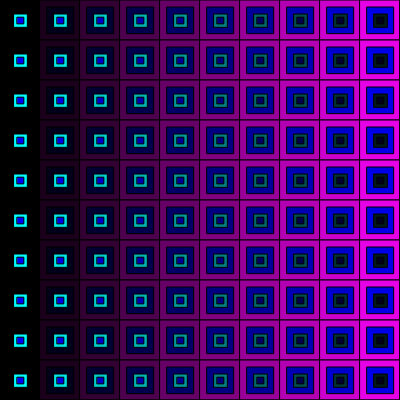
Frame 1 (no input)
Frame 60 (no input): identical to frame 1, image omitted
Frame 120 (the mouse pressed at the canvas centre since frame 60): identical to frame 1, image omitted

The p5.js sketch that drew this single still picture (run headless with seeded random() and noise() and a simulated clock; from frame 60 on, the mouse is pressed at the canvas centre):

// p5.js sketch
// ── sketch.js
function setup() { 
  createCanvas(400, 400);
  background(220);
  
  // Divides the total canvas width by 10.
  let amt = width/10

  // This For loop creates the columns of the pattern.
  for (let y = 0; y<amt; y++){
    // This For loop creates the rows of the pattern.
    for(let x = 0; x<amt; x++){
      // These fills creates a gradient from 0 to 255, and backwards.
      let fill1 = map(x, 0, 10, 0, 255);
      let fill2 = map(x, 0, 10, 255, 0)
      
      // Randomizes the following fill for it to be fill1 or fill2.
      fill(fill1, 0, fill1)
      // Multiplies the position by the current square the For loop is on.
      rect(40*x, 40*y, amt, amt)
      fill(0, 0, fill1)
      rect(40*x+7, 40*y+7, amt/1.5, amt/1.5)
      fill(0, fill2, fill2)
      rect(40*x+14, 40*y+14, amt/3, amt/3)
      fill(0, 0, fill2)
      rect(40*x+17.2, 40*y+17.2, amt/6, amt/6)
    }
  }
  
}
function draw() {
}
